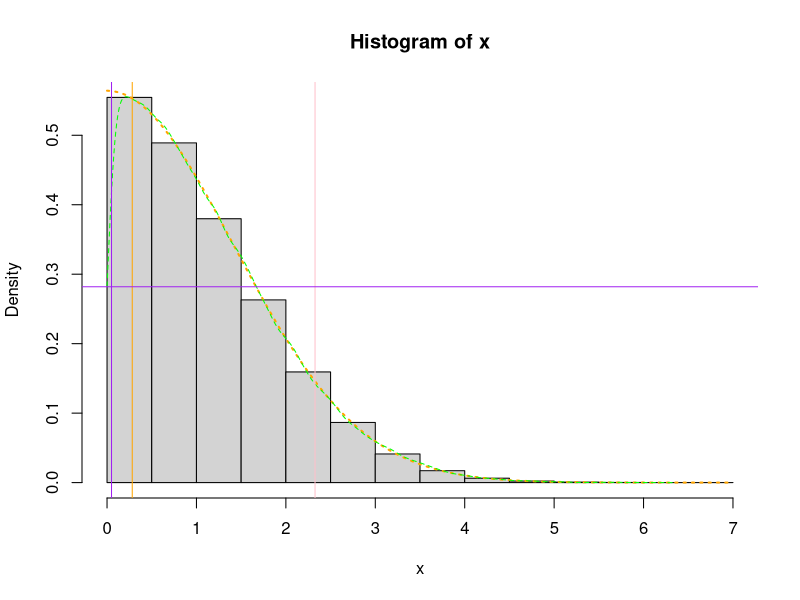

Generate this figure with R:
### Difference in Normal Distributions
# Almost nothing original here - but I want safe storage 
# Reference materials
# https://stats.stackexchange.com/questions/186463/distribution-of-difference-between-two-normal-distributions
# http://mathworld.wolfram.com/NormalDifferenceDistribution.html

# Specify parameters
mu <- c(0, 0)
sigma <- c(1, 1)
# Simulate data
n.sim <- 1e5; set.seed(17)
x.sim <- matrix(rnorm(n.sim*2, mu, sigma), nrow=2)
x <- abs(x.sim[2, ] - x.sim[1, ])
# Display the results
hist(x, freq=FALSE)
f <- function(x, mu, sigma) {sqrt(2 / pi) / sigma * cosh(x * mu / sigma^2) * exp(-(x^2 + mu^2)/(2*sigma^2))}
curve(f(x, abs(diff(mu)), sqrt(sum(sigma^2))), lwd=2, col="orange", add=TRUE, lty = 3)
lines(density(abs(rnorm(n = 1e5, mean = 0, sd = sqrt(2))), from = 0), lty = 2, col = 'green')

abline(v = dnorm(x = 0.05, mean = 0, sd = sqrt(2)), col = "orange")
abline(v = qnorm(p = 0.05, mean = 0, sd = sqrt(2), lower.tail = FALSE), col = "pink")

val = 0.05

abline(h = dnorm(x = 0.05, mean = 0, sd = sqrt(2)), col = "purple")
abline(v = val, col = "purple")
